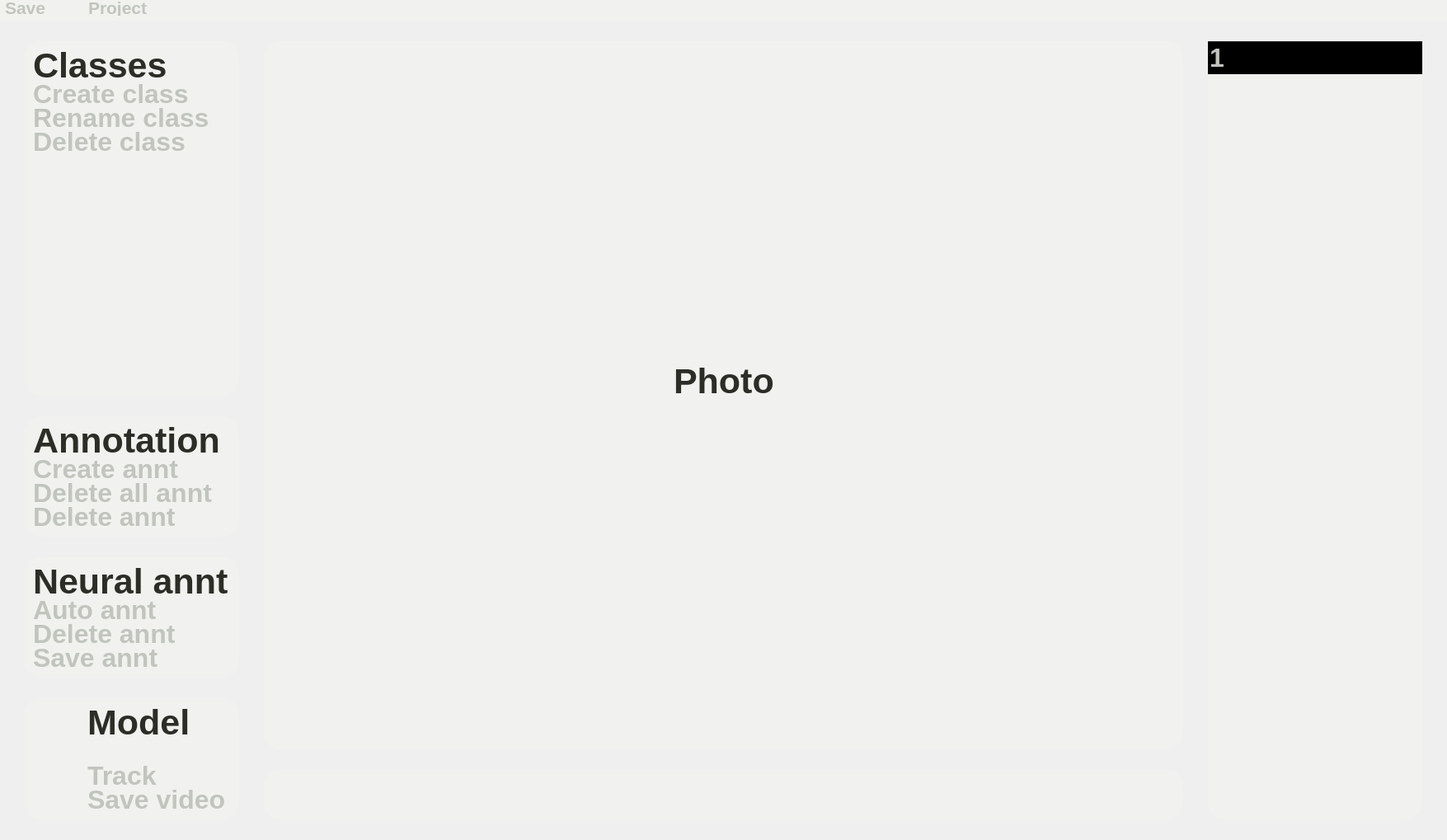
<?xml version="1.0" encoding="UTF-8"?>
<ui version="4.0">
 <class>MainWindow</class>
 <widget class="QMainWindow" name="MainWindow">
  <property name="geometry">
   <rect>
    <x>0</x>
    <y>0</y>
    <width>1755</width>
    <height>1019</height>
   </rect>
  </property>
  <property name="windowTitle">
   <string>MainWindow</string>
  </property>
  <property name="toolTipDuration">
   <number>-1</number>
  </property>
  <property name="styleSheet">
   <string notr="true">#MainWindow  {
    background-image: url('C:/Users/batma/OneDrive/Рабочий стол/AutoAnnt_GUI/images/BackGroundRef_2_2.png');
    background-repeat: no-repeat;
    background-position: center;
    background-size: cover;
}


</string>
  </property>
  <widget class="QWidget" name="centralwidget">
   <property name="toolTipDuration">
    <number>-1</number>
   </property>
   <property name="styleSheet">
    <string notr="true">QWidget {
background: none;
background-color: rgba(0, 0, 0, 0);
font-weight: bold;
font-size: 24pt;
color: rgb(193, 197, 189);
border-radius: 20px;
text-align: left;
}
QLabel {
background-color: rgba(0, 0, 0, 0);
color: rgb(44, 46, 38);
font-size: 32pt;
with: 175px;
max-height: 39px;
}
QPushButton:hover {
color: rgb(44, 46, 38);
}
QPushButton:pressed {
color: rgb(136, 137, 129);
}
QPushButton {
background-color: rgba(0, 0, 0, 0);
with: 175px;
height: 29px;
}</string>
   </property>
   <layout class="QGridLayout" name="gridLayout_8">
    <property name="leftMargin">
     <number>0</number>
    </property>
    <property name="topMargin">
     <number>0</number>
    </property>
    <property name="rightMargin">
     <number>0</number>
    </property>
    <property name="bottomMargin">
     <number>0</number>
    </property>
    <property name="spacing">
     <number>0</number>
    </property>
    <item row="1" column="0">
     <layout class="QGridLayout" name="gridLayout_5">
      <property name="leftMargin">
       <number>30</number>
      </property>
      <property name="topMargin">
       <number>25</number>
      </property>
      <property name="rightMargin">
       <number>30</number>
      </property>
      <property name="bottomMargin">
       <number>25</number>
      </property>
      <property name="horizontalSpacing">
       <number>30</number>
      </property>
      <property name="verticalSpacing">
       <number>25</number>
      </property>
      <item row="0" column="0" rowspan="2">
       <layout class="QVBoxLayout" name="verticalLayout_6">
        <property name="spacing">
         <number>25</number>
        </property>
        <item>
         <widget class="QWidget" name="ClassesBar" native="true">
          <property name="sizePolicy">
           <sizepolicy hsizetype="Fixed" vsizetype="Expanding">
            <horstretch>0</horstretch>
            <verstretch>0</verstretch>
           </sizepolicy>
          </property>
          <property name="minimumSize">
           <size>
            <width>260</width>
            <height>0</height>
           </size>
          </property>
          <property name="styleSheet">
           <string notr="true">#ClassesBar {
background-color: rgba(246, 247, 240, 73);
}</string>
          </property>
          <layout class="QGridLayout" name="gridLayout_4">
           <property name="leftMargin">
            <number>10</number>
           </property>
           <property name="topMargin">
            <number>10</number>
           </property>
           <property name="rightMargin">
            <number>10</number>
           </property>
           <property name="bottomMargin">
            <number>10</number>
           </property>
           <property name="spacing">
            <number>0</number>
           </property>
           <item row="0" column="0">
            <layout class="QVBoxLayout" name="verticalLayout_2">
             <property name="spacing">
              <number>0</number>
             </property>
             <item>
              <layout class="QVBoxLayout" name="verticalLayout">
               <property name="spacing">
                <number>0</number>
               </property>
               <property name="leftMargin">
                <number>0</number>
               </property>
               <property name="topMargin">
                <number>0</number>
               </property>
               <property name="rightMargin">
                <number>0</number>
               </property>
               <property name="bottomMargin">
                <number>0</number>
               </property>
               <item>
                <widget class="QLabel" name="class_label">
                 <property name="enabled">
                  <bool>true</bool>
                 </property>
                 <property name="sizePolicy">
                  <sizepolicy hsizetype="Fixed" vsizetype="Preferred">
                   <horstretch>0</horstretch>
                   <verstretch>0</verstretch>
                  </sizepolicy>
                 </property>
                 <property name="text">
                  <string>Classes</string>
                 </property>
                </widget>
               </item>
               <item>
                <widget class="QPushButton" name="create_pushButton">
                 <property name="text">
                  <string>Create class</string>
                 </property>
                </widget>
               </item>
               <item>
                <widget class="QPushButton" name="rename_pushButton">
                 <property name="text">
                  <string>Rename class</string>
                 </property>
                </widget>
               </item>
               <item>
                <widget class="QPushButton" name="delete_pushButton">
                 <property name="sizePolicy">
                  <sizepolicy hsizetype="Minimum" vsizetype="Fixed">
                   <horstretch>0</horstretch>
                   <verstretch>0</verstretch>
                  </sizepolicy>
                 </property>
                 <property name="text">
                  <string>Delete class</string>
                 </property>
                </widget>
               </item>
              </layout>
             </item>
             <item>
              <widget class="QListWidget" name="listWidget">
               <property name="sizePolicy">
                <sizepolicy hsizetype="Preferred" vsizetype="Expanding">
                 <horstretch>0</horstretch>
                 <verstretch>1</verstretch>
                </sizepolicy>
               </property>
               <property name="styleSheet">
                <string notr="true"/>
               </property>
              </widget>
             </item>
            </layout>
           </item>
          </layout>
         </widget>
        </item>
        <item>
         <widget class="QWidget" name="AnntBar" native="true">
          <property name="sizePolicy">
           <sizepolicy hsizetype="Fixed" vsizetype="Fixed">
            <horstretch>0</horstretch>
            <verstretch>0</verstretch>
           </sizepolicy>
          </property>
          <property name="minimumSize">
           <size>
            <width>260</width>
            <height>146</height>
           </size>
          </property>
          <property name="styleSheet">
           <string notr="true">#AnntBar {
background-color: rgba(246, 247, 240, 73);
min-height: 146px;
}</string>
          </property>
          <layout class="QGridLayout" name="gridLayout_3">
           <property name="leftMargin">
            <number>10</number>
           </property>
           <property name="topMargin">
            <number>10</number>
           </property>
           <property name="rightMargin">
            <number>10</number>
           </property>
           <property name="bottomMargin">
            <number>10</number>
           </property>
           <property name="spacing">
            <number>0</number>
           </property>
           <item row="0" column="0">
            <layout class="QVBoxLayout" name="verticalLayout_3">
             <property name="spacing">
              <number>0</number>
             </property>
             <item>
              <widget class="QLabel" name="annotation_label">
               <property name="sizePolicy">
                <sizepolicy hsizetype="Fixed" vsizetype="Preferred">
                 <horstretch>0</horstretch>
                 <verstretch>0</verstretch>
                </sizepolicy>
               </property>
               <property name="styleSheet">
                <string notr="true"/>
               </property>
               <property name="text">
                <string>Annotation</string>
               </property>
              </widget>
             </item>
             <item>
              <widget class="QPushButton" name="create_pushButton_2">
               <property name="styleSheet">
                <string notr="true"/>
               </property>
               <property name="text">
                <string>Create annt</string>
               </property>
              </widget>
             </item>
             <item>
              <widget class="QPushButton" name="delete_pushButton_2">
               <property name="text">
                <string>Delete all annt</string>
               </property>
              </widget>
             </item>
             <item>
              <widget class="QPushButton" name="delete_pushButton_3">
               <property name="text">
                <string>Delete annt</string>
               </property>
              </widget>
             </item>
            </layout>
           </item>
          </layout>
         </widget>
        </item>
        <item>
         <widget class="QWidget" name="NeuralBar" native="true">
          <property name="sizePolicy">
           <sizepolicy hsizetype="Fixed" vsizetype="Fixed">
            <horstretch>0</horstretch>
            <verstretch>0</verstretch>
           </sizepolicy>
          </property>
          <property name="minimumSize">
           <size>
            <width>260</width>
            <height>146</height>
           </size>
          </property>
          <property name="styleSheet">
           <string notr="true">#NeuralBar {
background-color: rgba(246, 247, 240, 73);
min-height: 146px;
}</string>
          </property>
          <layout class="QGridLayout" name="gridLayout_2">
           <property name="leftMargin">
            <number>10</number>
           </property>
           <property name="topMargin">
            <number>10</number>
           </property>
           <property name="rightMargin">
            <number>10</number>
           </property>
           <property name="bottomMargin">
            <number>10</number>
           </property>
           <property name="spacing">
            <number>0</number>
           </property>
           <item row="0" column="0">
            <layout class="QVBoxLayout" name="verticalLayout_4">
             <property name="spacing">
              <number>0</number>
             </property>
             <item>
              <widget class="QLabel" name="neural_label">
               <property name="sizePolicy">
                <sizepolicy hsizetype="Fixed" vsizetype="Preferred">
                 <horstretch>0</horstretch>
                 <verstretch>0</verstretch>
                </sizepolicy>
               </property>
               <property name="text">
                <string>Neural annt</string>
               </property>
              </widget>
             </item>
             <item>
              <widget class="QPushButton" name="auto_pushButton">
               <property name="text">
                <string>Auto annt</string>
               </property>
              </widget>
             </item>
             <item>
              <widget class="QPushButton" name="delete_pushButton_4">
               <property name="text">
                <string>Delete annt</string>
               </property>
              </widget>
             </item>
             <item>
              <widget class="QPushButton" name="save_pushButton">
               <property name="text">
                <string>Save annt</string>
               </property>
              </widget>
             </item>
            </layout>
           </item>
          </layout>
         </widget>
        </item>
        <item>
         <widget class="QWidget" name="ModelBar" native="true">
          <property name="sizePolicy">
           <sizepolicy hsizetype="Fixed" vsizetype="Fixed">
            <horstretch>0</horstretch>
            <verstretch>0</verstretch>
           </sizepolicy>
          </property>
          <property name="minimumSize">
           <size>
            <width>260</width>
            <height>146</height>
           </size>
          </property>
          <property name="styleSheet">
           <string notr="true">#ModelBar {
background-color: rgba(246, 247, 240, 73);
min-height: 146px;
}</string>
          </property>
          <layout class="QGridLayout" name="gridLayout">
           <property name="leftMargin">
            <number>10</number>
           </property>
           <property name="topMargin">
            <number>10</number>
           </property>
           <property name="rightMargin">
            <number>10</number>
           </property>
           <property name="bottomMargin">
            <number>10</number>
           </property>
           <item row="0" column="0">
            <layout class="QGridLayout" name="gridLayout_6">
             <item row="2" column="0">
              <spacer name="verticalSpacer_7">
               <property name="orientation">
                <enum>Qt::Orientation::Vertical</enum>
               </property>
               <property name="sizeHint" stdset="0">
                <size>
                 <width>20</width>
                 <height>40</height>
                </size>
               </property>
              </spacer>
             </item>
             <item row="1" column="0">
              <widget class="QLabel" name="model_icon_label">
               <property name="minimumSize">
                <size>
                 <width>60</width>
                 <height>60</height>
                </size>
               </property>
               <property name="maximumSize">
                <size>
                 <width>40</width>
                 <height>39</height>
                </size>
               </property>
               <property name="text">
                <string/>
               </property>
               <property name="pixmap">
                <pixmap resource="icons/resources.qrc">:/hover/hover/account_tree.svg</pixmap>
               </property>
               <property name="scaledContents">
                <bool>true</bool>
               </property>
              </widget>
             </item>
             <item row="0" column="1" rowspan="3">
              <layout class="QVBoxLayout" name="verticalLayout_5">
               <property name="spacing">
                <number>0</number>
               </property>
               <item>
                <widget class="QLabel" name="model_label">
                 <property name="sizePolicy">
                  <sizepolicy hsizetype="Fixed" vsizetype="Preferred">
                   <horstretch>0</horstretch>
                   <verstretch>0</verstretch>
                  </sizepolicy>
                 </property>
                 <property name="text">
                  <string>Model</string>
                 </property>
                </widget>
               </item>
               <item>
                <widget class="QLineEdit" name="lineEdit">
                 <property name="sizePolicy">
                  <sizepolicy hsizetype="Ignored" vsizetype="Fixed">
                   <horstretch>0</horstretch>
                   <verstretch>0</verstretch>
                  </sizepolicy>
                 </property>
                 <property name="minimumSize">
                  <size>
                   <width>0</width>
                   <height>30</height>
                  </size>
                 </property>
                 <property name="maximumSize">
                  <size>
                   <width>16777215</width>
                   <height>30</height>
                  </size>
                 </property>
                </widget>
               </item>
               <item>
                <widget class="QPushButton" name="track_pushButton">
                 <property name="text">
                  <string>Track</string>
                 </property>
                </widget>
               </item>
               <item>
                <widget class="QPushButton" name="save_pushButton_2">
                 <property name="text">
                  <string>Save video</string>
                 </property>
                </widget>
               </item>
              </layout>
             </item>
            </layout>
           </item>
          </layout>
         </widget>
        </item>
       </layout>
      </item>
      <item row="0" column="2" rowspan="2">
       <widget class="QTreeWidget" name="DirectoryBar">
        <property name="sizePolicy">
         <sizepolicy hsizetype="Expanding" vsizetype="Expanding">
          <horstretch>0</horstretch>
          <verstretch>0</verstretch>
         </sizepolicy>
        </property>
        <property name="minimumSize">
         <size>
          <width>260</width>
          <height>0</height>
         </size>
        </property>
        <property name="styleSheet">
         <string notr="true">#DirectoryBar {
background-color: rgba(246, 247, 240, 73);
}</string>
        </property>
        <column>
         <property name="text">
          <string notr="true">1</string>
         </property>
        </column>
       </widget>
      </item>
      <item row="1" column="1">
       <widget class="QWidget" name="VideoSroll" native="true">
        <property name="sizePolicy">
         <sizepolicy hsizetype="Expanding" vsizetype="Fixed">
          <horstretch>0</horstretch>
          <verstretch>0</verstretch>
         </sizepolicy>
        </property>
        <property name="minimumSize">
         <size>
          <width>0</width>
          <height>60</height>
         </size>
        </property>
        <property name="styleSheet">
         <string notr="true">
background-color: rgba(246, 247, 240, 73);
</string>
        </property>
       </widget>
      </item>
      <item row="0" column="1">
       <widget class="QStackedWidget" name="stackedWidget">
        <property name="sizePolicy">
         <sizepolicy hsizetype="Expanding" vsizetype="Expanding">
          <horstretch>1</horstretch>
          <verstretch>0</verstretch>
         </sizepolicy>
        </property>
        <property name="styleSheet">
         <string notr="true"/>
        </property>
        <property name="currentIndex">
         <number>2</number>
        </property>
        <widget class="QWidget" name="enter_page">
         <layout class="QGridLayout" name="gridLayout_9">
          <item row="0" column="1">
           <spacer name="verticalSpacer">
            <property name="orientation">
             <enum>Qt::Orientation::Vertical</enum>
            </property>
            <property name="sizeHint" stdset="0">
             <size>
              <width>20</width>
              <height>360</height>
             </size>
            </property>
           </spacer>
          </item>
          <item row="1" column="0">
           <spacer name="horizontalSpacer">
            <property name="orientation">
             <enum>Qt::Orientation::Horizontal</enum>
            </property>
            <property name="sizeHint" stdset="0">
             <size>
              <width>403</width>
              <height>20</height>
             </size>
            </property>
           </spacer>
          </item>
          <item row="1" column="1">
           <layout class="QVBoxLayout" name="verticalLayout_7">
            <property name="spacing">
             <number>0</number>
            </property>
            <item>
             <widget class="QLabel" name="label">
              <property name="enabled">
               <bool>true</bool>
              </property>
              <property name="maximumSize">
               <size>
                <width>16777215</width>
                <height>39</height>
               </size>
              </property>
              <property name="text">
               <string>autoannt</string>
              </property>
             </widget>
            </item>
            <item>
             <widget class="QPushButton" name="choose_pushButton">
              <property name="text">
               <string>choose directory</string>
              </property>
             </widget>
            </item>
            <item>
             <widget class="QPushButton" name="new_pushButton">
              <property name="text">
               <string>new project</string>
              </property>
              <property name="checkable">
               <bool>true</bool>
              </property>
             </widget>
            </item>
           </layout>
          </item>
          <item row="1" column="2">
           <spacer name="horizontalSpacer_2">
            <property name="orientation">
             <enum>Qt::Orientation::Horizontal</enum>
            </property>
            <property name="sizeHint" stdset="0">
             <size>
              <width>403</width>
              <height>20</height>
             </size>
            </property>
           </spacer>
          </item>
          <item row="2" column="1">
           <spacer name="verticalSpacer_2">
            <property name="orientation">
             <enum>Qt::Orientation::Vertical</enum>
            </property>
            <property name="sizeHint" stdset="0">
             <size>
              <width>20</width>
              <height>359</height>
             </size>
            </property>
           </spacer>
          </item>
         </layout>
        </widget>
        <widget class="QWidget" name="video_page">
         <property name="styleSheet">
          <string notr="true">#video_page {
background-color: rgba(246, 247, 240, 73);
}</string>
         </property>
         <layout class="QGridLayout" name="gridLayout_10">
          <property name="leftMargin">
           <number>0</number>
          </property>
          <property name="topMargin">
           <number>0</number>
          </property>
          <property name="rightMargin">
           <number>0</number>
          </property>
          <property name="bottomMargin">
           <number>6</number>
          </property>
          <property name="horizontalSpacing">
           <number>0</number>
          </property>
          <property name="verticalSpacing">
           <number>6</number>
          </property>
          <item row="0" column="0">
           <widget class="QWidget" name="video_widget" native="true">
            <property name="sizePolicy">
             <sizepolicy hsizetype="Expanding" vsizetype="Expanding">
              <horstretch>0</horstretch>
              <verstretch>0</verstretch>
             </sizepolicy>
            </property>
            <property name="styleSheet">
             <string notr="true">#video_widget {
background-color: rgba(0, 0, 0, 0);
border-radius: 0px;
}
</string>
            </property>
            <layout class="QGridLayout" name="gridLayout_11">
             <property name="leftMargin">
              <number>0</number>
             </property>
             <property name="topMargin">
              <number>0</number>
             </property>
             <property name="rightMargin">
              <number>0</number>
             </property>
             <property name="bottomMargin">
              <number>0</number>
             </property>
             <property name="spacing">
              <number>0</number>
             </property>
             <item row="0" column="1">
              <spacer name="verticalSpacer_3">
               <property name="orientation">
                <enum>Qt::Orientation::Vertical</enum>
               </property>
               <property name="sizeHint" stdset="0">
                <size>
                 <width>20</width>
                 <height>370</height>
                </size>
               </property>
              </spacer>
             </item>
             <item row="1" column="2">
              <spacer name="horizontalSpacer_4">
               <property name="orientation">
                <enum>Qt::Orientation::Horizontal</enum>
               </property>
               <property name="sizeHint" stdset="0">
                <size>
                 <width>486</width>
                 <height>20</height>
                </size>
               </property>
              </spacer>
             </item>
             <item row="2" column="1">
              <spacer name="verticalSpacer_4">
               <property name="orientation">
                <enum>Qt::Orientation::Vertical</enum>
               </property>
               <property name="sizeHint" stdset="0">
                <size>
                 <width>20</width>
                 <height>370</height>
                </size>
               </property>
              </spacer>
             </item>
             <item row="1" column="1">
              <widget class="QLabel" name="label_8">
               <property name="text">
                <string>Video</string>
               </property>
              </widget>
             </item>
             <item row="1" column="0">
              <spacer name="horizontalSpacer_3">
               <property name="orientation">
                <enum>Qt::Orientation::Horizontal</enum>
               </property>
               <property name="sizeHint" stdset="0">
                <size>
                 <width>486</width>
                 <height>20</height>
                </size>
               </property>
              </spacer>
             </item>
            </layout>
           </widget>
          </item>
          <item row="1" column="0">
           <layout class="QHBoxLayout" name="horizontalLayout_5">
            <property name="spacing">
             <number>35</number>
            </property>
            <property name="leftMargin">
             <number>0</number>
            </property>
            <item>
             <spacer name="horizontalSpacer_7">
              <property name="orientation">
               <enum>Qt::Orientation::Horizontal</enum>
              </property>
              <property name="sizeHint" stdset="0">
               <size>
                <width>40</width>
                <height>20</height>
               </size>
              </property>
             </spacer>
            </item>
            <item>
             <widget class="QPushButton" name="previous_frame_pushButton">
              <property name="sizePolicy">
               <sizepolicy hsizetype="Fixed" vsizetype="Fixed">
                <horstretch>0</horstretch>
                <verstretch>0</verstretch>
               </sizepolicy>
              </property>
              <property name="text">
               <string/>
              </property>
              <property name="icon">
               <iconset resource="icons/resources.qrc">
                <normaloff>:/no_active/no_active/skip_previous.svg</normaloff>:/no_active/no_active/skip_previous.svg</iconset>
              </property>
              <property name="iconSize">
               <size>
                <width>40</width>
                <height>40</height>
               </size>
              </property>
             </widget>
            </item>
            <item>
             <widget class="QPushButton" name="next_frame_pushButton">
              <property name="sizePolicy">
               <sizepolicy hsizetype="Fixed" vsizetype="Fixed">
                <horstretch>0</horstretch>
                <verstretch>0</verstretch>
               </sizepolicy>
              </property>
              <property name="text">
               <string/>
              </property>
              <property name="icon">
               <iconset resource="icons/resources.qrc">
                <normaloff>:/no_active/no_active/skip_next.svg</normaloff>:/no_active/no_active/skip_next.svg</iconset>
              </property>
              <property name="iconSize">
               <size>
                <width>40</width>
                <height>40</height>
               </size>
              </property>
             </widget>
            </item>
            <item>
             <widget class="QPushButton" name="play_pushButton">
              <property name="sizePolicy">
               <sizepolicy hsizetype="Fixed" vsizetype="Fixed">
                <horstretch>0</horstretch>
                <verstretch>0</verstretch>
               </sizepolicy>
              </property>
              <property name="minimumSize">
               <size>
                <width>44</width>
                <height>0</height>
               </size>
              </property>
              <property name="text">
               <string/>
              </property>
              <property name="icon">
               <iconset resource="icons/resources.qrc">
                <normaloff>:/no_active/no_active/play_arrow.svg</normaloff>:/no_active/no_active/play_arrow.svg</iconset>
              </property>
              <property name="iconSize">
               <size>
                <width>44</width>
                <height>55</height>
               </size>
              </property>
              <property name="checkable">
               <bool>true</bool>
              </property>
             </widget>
            </item>
            <item>
             <widget class="QPushButton" name="screen_pushButton">
              <property name="sizePolicy">
               <sizepolicy hsizetype="Fixed" vsizetype="Fixed">
                <horstretch>0</horstretch>
                <verstretch>0</verstretch>
               </sizepolicy>
              </property>
              <property name="minimumSize">
               <size>
                <width>0</width>
                <height>0</height>
               </size>
              </property>
              <property name="text">
               <string/>
              </property>
              <property name="icon">
               <iconset resource="icons/resources.qrc">
                <normaloff>:/no_active/no_active/screenshot_region.svg</normaloff>:/no_active/no_active/screenshot_region.svg</iconset>
              </property>
              <property name="iconSize">
               <size>
                <width>40</width>
                <height>40</height>
               </size>
              </property>
             </widget>
            </item>
            <item>
             <widget class="QPushButton" name="neural_pushButton">
              <property name="sizePolicy">
               <sizepolicy hsizetype="Fixed" vsizetype="Fixed">
                <horstretch>0</horstretch>
                <verstretch>0</verstretch>
               </sizepolicy>
              </property>
              <property name="text">
               <string/>
              </property>
              <property name="icon">
               <iconset resource="icons/resources.qrc">
                <normaloff>:/no_active/no_active/account_tree.svg</normaloff>:/no_active/no_active/account_tree.svg</iconset>
              </property>
              <property name="iconSize">
               <size>
                <width>40</width>
                <height>40</height>
               </size>
              </property>
             </widget>
            </item>
            <item>
             <spacer name="horizontalSpacer_8">
              <property name="orientation">
               <enum>Qt::Orientation::Horizontal</enum>
              </property>
              <property name="sizeHint" stdset="0">
               <size>
                <width>40</width>
                <height>20</height>
               </size>
              </property>
             </spacer>
            </item>
           </layout>
          </item>
         </layout>
        </widget>
        <widget class="QWidget" name="photo_page">
         <property name="styleSheet">
          <string notr="true">#photo_page {
background-color: rgba(246, 247, 240, 73);
}</string>
         </property>
         <layout class="QGridLayout" name="gridLayout_13">
          <item row="0" column="0">
           <widget class="QWidget" name="photo_widget" native="true">
            <property name="sizePolicy">
             <sizepolicy hsizetype="Expanding" vsizetype="Expanding">
              <horstretch>0</horstretch>
              <verstretch>0</verstretch>
             </sizepolicy>
            </property>
            <property name="styleSheet">
             <string notr="true">#photo_widget {
border-radius: 0px;
}
</string>
            </property>
            <layout class="QGridLayout" name="gridLayout_12">
             <property name="leftMargin">
              <number>0</number>
             </property>
             <property name="topMargin">
              <number>0</number>
             </property>
             <property name="rightMargin">
              <number>0</number>
             </property>
             <property name="bottomMargin">
              <number>0</number>
             </property>
             <property name="spacing">
              <number>0</number>
             </property>
             <item row="0" column="1">
              <spacer name="verticalSpacer_5">
               <property name="orientation">
                <enum>Qt::Orientation::Vertical</enum>
               </property>
               <property name="sizeHint" stdset="0">
                <size>
                 <width>20</width>
                 <height>370</height>
                </size>
               </property>
              </spacer>
             </item>
             <item row="1" column="0">
              <spacer name="horizontalSpacer_5">
               <property name="orientation">
                <enum>Qt::Orientation::Horizontal</enum>
               </property>
               <property name="sizeHint" stdset="0">
                <size>
                 <width>486</width>
                 <height>20</height>
                </size>
               </property>
              </spacer>
             </item>
             <item row="1" column="2">
              <spacer name="horizontalSpacer_6">
               <property name="orientation">
                <enum>Qt::Orientation::Horizontal</enum>
               </property>
               <property name="sizeHint" stdset="0">
                <size>
                 <width>486</width>
                 <height>20</height>
                </size>
               </property>
              </spacer>
             </item>
             <item row="2" column="1">
              <spacer name="verticalSpacer_6">
               <property name="orientation">
                <enum>Qt::Orientation::Vertical</enum>
               </property>
               <property name="sizeHint" stdset="0">
                <size>
                 <width>20</width>
                 <height>370</height>
                </size>
               </property>
              </spacer>
             </item>
             <item row="1" column="1">
              <widget class="QLabel" name="label_9">
               <property name="text">
                <string>Photo</string>
               </property>
              </widget>
             </item>
            </layout>
           </widget>
          </item>
          <item row="1" column="0">
           <layout class="QHBoxLayout" name="horizontalLayout_7">
            <property name="spacing">
             <number>70</number>
            </property>
            <item>
             <spacer name="horizontalSpacer_9">
              <property name="orientation">
               <enum>Qt::Orientation::Horizontal</enum>
              </property>
              <property name="sizeHint" stdset="0">
               <size>
                <width>40</width>
                <height>20</height>
               </size>
              </property>
             </spacer>
            </item>
            <item>
             <widget class="QPushButton" name="previous_pushButton">
              <property name="sizePolicy">
               <sizepolicy hsizetype="Fixed" vsizetype="Fixed">
                <horstretch>0</horstretch>
                <verstretch>0</verstretch>
               </sizepolicy>
              </property>
              <property name="text">
               <string/>
              </property>
              <property name="icon">
               <iconset resource="icons/resources.qrc">
                <normaloff>:/no_active/no_active/arrow_back_ios.svg</normaloff>:/no_active/no_active/arrow_back_ios.svg</iconset>
              </property>
              <property name="iconSize">
               <size>
                <width>40</width>
                <height>40</height>
               </size>
              </property>
             </widget>
            </item>
            <item>
             <widget class="QPushButton" name="next_pushButton">
              <property name="sizePolicy">
               <sizepolicy hsizetype="Fixed" vsizetype="Fixed">
                <horstretch>0</horstretch>
                <verstretch>0</verstretch>
               </sizepolicy>
              </property>
              <property name="text">
               <string/>
              </property>
              <property name="icon">
               <iconset resource="icons/resources.qrc">
                <normaloff>:/no_active/no_active/arrow_forward_ios.svg</normaloff>:/no_active/no_active/arrow_forward_ios.svg</iconset>
              </property>
              <property name="iconSize">
               <size>
                <width>40</width>
                <height>40</height>
               </size>
              </property>
             </widget>
            </item>
            <item>
             <spacer name="horizontalSpacer_10">
              <property name="orientation">
               <enum>Qt::Orientation::Horizontal</enum>
              </property>
              <property name="sizeHint" stdset="0">
               <size>
                <width>40</width>
                <height>20</height>
               </size>
              </property>
             </spacer>
            </item>
           </layout>
          </item>
         </layout>
        </widget>
       </widget>
      </item>
     </layout>
    </item>
    <item row="0" column="0">
     <widget class="QWidget" name="ProdgectBar" native="true">
      <property name="sizePolicy">
       <sizepolicy hsizetype="Expanding" vsizetype="Fixed">
        <horstretch>0</horstretch>
        <verstretch>0</verstretch>
       </sizepolicy>
      </property>
      <property name="minimumSize">
       <size>
        <width>0</width>
        <height>25</height>
       </size>
      </property>
      <property name="maximumSize">
       <size>
        <width>16777215</width>
        <height>25</height>
       </size>
      </property>
      <property name="styleSheet">
       <string notr="true">#ProdgectBar {
background-color: rgba(246, 247, 240, 73);
}
QPushButton {
background-color: rgba(0, 0, 0, 0);
height: 29px;
font-size: 16pt;
}
</string>
      </property>
      <layout class="QGridLayout" name="gridLayout_7">
       <property name="leftMargin">
        <number>0</number>
       </property>
       <property name="topMargin">
        <number>0</number>
       </property>
       <property name="rightMargin">
        <number>0</number>
       </property>
       <property name="bottomMargin">
        <number>0</number>
       </property>
       <property name="spacing">
        <number>0</number>
       </property>
       <item row="0" column="0">
        <layout class="QHBoxLayout" name="horizontalLayout">
         <property name="spacing">
          <number>6</number>
         </property>
         <property name="leftMargin">
          <number>6</number>
         </property>
         <property name="bottomMargin">
          <number>6</number>
         </property>
         <item>
          <widget class="QPushButton" name="save_prodgect_pushButton">
           <property name="sizePolicy">
            <sizepolicy hsizetype="Fixed" vsizetype="Fixed">
             <horstretch>0</horstretch>
             <verstretch>0</verstretch>
            </sizepolicy>
           </property>
           <property name="minimumSize">
            <size>
             <width>95</width>
             <height>16</height>
            </size>
           </property>
           <property name="text">
            <string>Save</string>
           </property>
          </widget>
         </item>
         <item>
          <widget class="QPushButton" name="prodgect_pushButton">
           <property name="sizePolicy">
            <sizepolicy hsizetype="Fixed" vsizetype="Fixed">
             <horstretch>0</horstretch>
             <verstretch>0</verstretch>
            </sizepolicy>
           </property>
           <property name="minimumSize">
            <size>
             <width>95</width>
             <height>16</height>
            </size>
           </property>
           <property name="text">
            <string>Project</string>
           </property>
           <property name="checkable">
            <bool>true</bool>
           </property>
          </widget>
         </item>
        </layout>
       </item>
       <item row="0" column="1">
        <spacer name="horizontalSpacer_11">
         <property name="orientation">
          <enum>Qt::Orientation::Horizontal</enum>
         </property>
         <property name="sizeHint" stdset="0">
          <size>
           <width>1549</width>
           <height>9</height>
          </size>
         </property>
        </spacer>
       </item>
      </layout>
     </widget>
    </item>
   </layout>
  </widget>
 </widget>
 <resources>
  <include location="icons/resources.qrc"/>
 </resources>
 <connections>
  <connection>
   <sender>new_pushButton</sender>
   <signal>clicked(bool)</signal>
   <receiver>ProdgectBar</receiver>
   <slot>setVisible(bool)</slot>
   <hints>
    <hint type="sourcelabel">
     <x>816</x>
     <y>520</y>
    </hint>
    <hint type="destinationlabel">
     <x>309</x>
     <y>23</y>
    </hint>
   </hints>
  </connection>
  <connection>
   <sender>new_pushButton</sender>
   <signal>clicked(bool)</signal>
   <receiver>ModelBar</receiver>
   <slot>setVisible(bool)</slot>
   <hints>
    <hint type="sourcelabel">
     <x>863</x>
     <y>521</y>
    </hint>
    <hint type="destinationlabel">
     <x>308</x>
     <y>877</y>
    </hint>
   </hints>
  </connection>
  <connection>
   <sender>new_pushButton</sender>
   <signal>clicked(bool)</signal>
   <receiver>NeuralBar</receiver>
   <slot>setVisible(bool)</slot>
   <hints>
    <hint type="sourcelabel">
     <x>933</x>
     <y>520</y>
    </hint>
    <hint type="destinationlabel">
     <x>303</x>
     <y>727</y>
    </hint>
   </hints>
  </connection>
  <connection>
   <sender>new_pushButton</sender>
   <signal>clicked(bool)</signal>
   <receiver>AnntBar</receiver>
   <slot>setVisible(bool)</slot>
   <hints>
    <hint type="sourcelabel">
     <x>896</x>
     <y>518</y>
    </hint>
    <hint type="destinationlabel">
     <x>303</x>
     <y>610</y>
    </hint>
   </hints>
  </connection>
  <connection>
   <sender>new_pushButton</sender>
   <signal>clicked(bool)</signal>
   <receiver>ClassesBar</receiver>
   <slot>setVisible(bool)</slot>
   <hints>
    <hint type="sourcelabel">
     <x>958</x>
     <y>513</y>
    </hint>
    <hint type="destinationlabel">
     <x>306</x>
     <y>395</y>
    </hint>
   </hints>
  </connection>
  <connection>
   <sender>new_pushButton</sender>
   <signal>clicked(bool)</signal>
   <receiver>DirectoryBar</receiver>
   <slot>setVisible(bool)</slot>
   <hints>
    <hint type="sourcelabel">
     <x>1000</x>
     <y>515</y>
    </hint>
    <hint type="destinationlabel">
     <x>1563</x>
     <y>617</y>
    </hint>
   </hints>
  </connection>
  <connection>
   <sender>prodgect_pushButton</sender>
   <signal>clicked(bool)</signal>
   <receiver>ClassesBar</receiver>
   <slot>setHidden(bool)</slot>
   <hints>
    <hint type="sourcelabel">
     <x>136</x>
     <y>18</y>
    </hint>
    <hint type="destinationlabel">
     <x>137</x>
     <y>62</y>
    </hint>
   </hints>
  </connection>
  <connection>
   <sender>prodgect_pushButton</sender>
   <signal>clicked(bool)</signal>
   <receiver>AnntBar</receiver>
   <slot>setHidden(bool)</slot>
   <hints>
    <hint type="sourcelabel">
     <x>175</x>
     <y>17</y>
    </hint>
    <hint type="destinationlabel">
     <x>42</x>
     <y>485</y>
    </hint>
   </hints>
  </connection>
  <connection>
   <sender>prodgect_pushButton</sender>
   <signal>clicked(bool)</signal>
   <receiver>NeuralBar</receiver>
   <slot>setHidden(bool)</slot>
   <hints>
    <hint type="sourcelabel">
     <x>180</x>
     <y>16</y>
    </hint>
    <hint type="destinationlabel">
     <x>87</x>
     <y>659</y>
    </hint>
   </hints>
  </connection>
  <connection>
   <sender>prodgect_pushButton</sender>
   <signal>clicked(bool)</signal>
   <receiver>ModelBar</receiver>
   <slot>setHidden(bool)</slot>
   <hints>
    <hint type="sourcelabel">
     <x>186</x>
     <y>16</y>
    </hint>
    <hint type="destinationlabel">
     <x>38</x>
     <y>865</y>
    </hint>
   </hints>
  </connection>
  <connection>
   <sender>prodgect_pushButton</sender>
   <signal>clicked(bool)</signal>
   <receiver>DirectoryBar</receiver>
   <slot>setHidden(bool)</slot>
   <hints>
    <hint type="sourcelabel">
     <x>177</x>
     <y>18</y>
    </hint>
    <hint type="destinationlabel">
     <x>1578</x>
     <y>61</y>
    </hint>
   </hints>
  </connection>
  <connection>
   <sender>prodgect_pushButton</sender>
   <signal>clicked(bool)</signal>
   <receiver>ProdgectBar</receiver>
   <slot>setHidden(bool)</slot>
   <hints>
    <hint type="sourcelabel">
     <x>177</x>
     <y>4</y>
    </hint>
    <hint type="destinationlabel">
     <x>567</x>
     <y>25</y>
    </hint>
   </hints>
  </connection>
  <connection>
   <sender>new_pushButton</sender>
   <signal>clicked(bool)</signal>
   <receiver>VideoSroll</receiver>
   <slot>setVisible(bool)</slot>
   <hints>
    <hint type="sourcelabel">
     <x>980</x>
     <y>523</y>
    </hint>
    <hint type="destinationlabel">
     <x>989</x>
     <y>956</y>
    </hint>
   </hints>
  </connection>
  <connection>
   <sender>prodgect_pushButton</sender>
   <signal>clicked(bool)</signal>
   <receiver>VideoSroll</receiver>
   <slot>setHidden(bool)</slot>
   <hints>
    <hint type="sourcelabel">
     <x>158</x>
     <y>18</y>
    </hint>
    <hint type="destinationlabel">
     <x>358</x>
     <y>961</y>
    </hint>
   </hints>
  </connection>
 </connections>
</ui>
